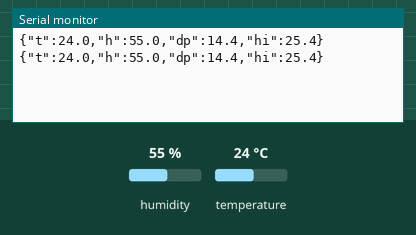
The sketch below on a simulated Arduino Uno, built with avr-gcc and run on an emulated ATmega328P. Shown: the last lines printed to the serial monitor. Inputs (shaded band) come from the test bench; at power-on: humidity 55 %, temperature 24 °C.

Above: at 4.8 s.
4.9 s: humidity set to 22 %
At 7.3 s:
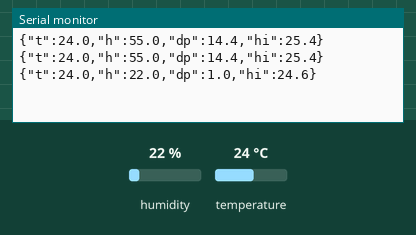
7.9 s: temperature set to 12 °C
At 8.5 s:
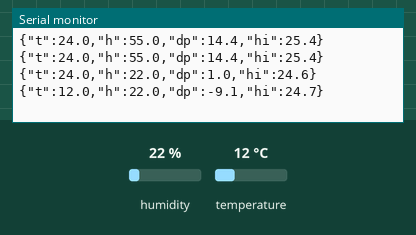
10.9 s: humidity set to 40 %
At 13.4 s:
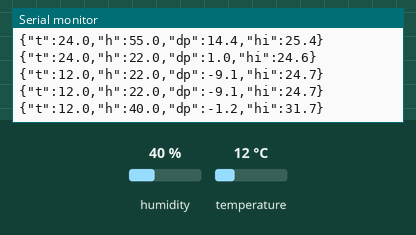
Timing chart, 0 to 14.9 s (numbered marks = the images above; inputs shaded):
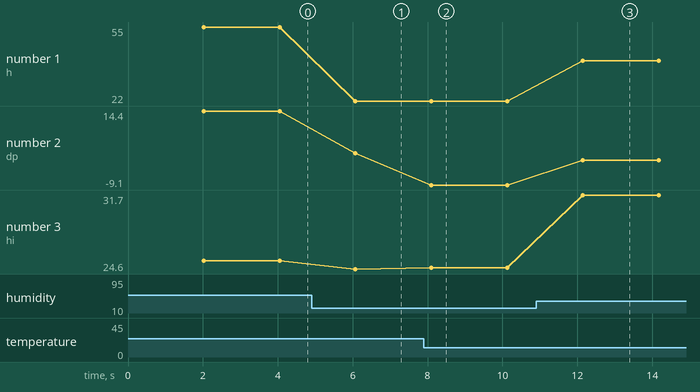

The sketch:

tempreader.ino
```cpp
#include <DHT.h>
#include <math.h>

#define DHTPIN 2
#define DHTTYPE DHT11

DHT dht(DHTPIN, DHTTYPE);

float dewPoint(float t, float rh) {
  float a = 17.625, b = 243.04;
  float g = (a * t / (b + t)) + log(rh / 100.0);
  return (b * g) / (a - g);
}

float heatIndex(float t, float rh) {
  return -8.784695
    + 1.61139411 * t
    + 2.338549   * rh
    - 0.14611605 * t  * rh
    - 0.01230809 * t  * t
    - 0.01642483 * rh * rh
    + 0.00221173 * t  * t  * rh
    + 0.00072546 * t  * rh * rh
    - 0.00000358 * t  * t  * rh * rh;
}

void setup() {
  Serial.begin(9600);
  dht.begin();
}

void loop() {
  delay(2000);

  float h = dht.readHumidity();
  float t = dht.readTemperature();

  if (isnan(h) || isnan(t)) {
    Serial.println("{\"error\":true}");
    return;
  }

  float dp = dewPoint(t, h);
  float hi = heatIndex(t, h);

  Serial.print("{\"t\":");  Serial.print(t,  1);
  Serial.print(",\"h\":");  Serial.print(h,  1);
  Serial.print(",\"dp\":"); Serial.print(dp, 1);
  Serial.print(",\"hi\":"); Serial.print(hi, 1);
  Serial.println("}");
}
```

tempreader.c
```cpp
#include <stdint.h>

// Define memory addresses as constants
#define PERIPH_BASE 0x40000000UL
#define AHB1_BASE   (PERIPH_BASE + 0x00020000UL)
#define APB1_BASE   (PERIPH_BASE + 0x00000000UL)
#define APB2_BASE   (PERIPH_BASE + 0x00010000UL)

#define RCC_BASE    (AHB1_BASE + 0x3800UL)
#define GPIOA_BASE  (AHB1_BASE + 0x0000UL)
#define TIM1_BASE   (APB2_BASE + 0x0000UL)
#define USART2_BASE (APB1_BASE + 0x4400UL)

#define RCC_AHB1ENR  (*((volatile uint32_t *)(RCC_BASE + 0x30)))
#define RCC_APB1ENR  (*((volatile uint32_t *)(RCC_BASE + 0x40)))
#define RCC_APB2ENR  (*((volatile uint32_t *)(RCC_BASE + 0x44)))

#define GPIOA_MODER  (*((volatile uint32_t *)(GPIOA_BASE + 0x00)))
#define GPIOA_OTYPER (*((volatile uint32_t *)(GPIOA_BASE + 0x04)))
#define GPIOA_PUPDR  (*((volatile uint32_t *)(GPIOA_BASE + 0x0C)))
#define GPIOA_IDR    (*((volatile uint32_t *)(GPIOA_BASE + 0x10)))
#define GPIOA_ODR    (*((volatile uint32_t *)(GPIOA_BASE + 0x14)))
#define GPIOA_AFRL   (*((volatile uint32_t *)(GPIOA_BASE + 0x20)))

#define TIM1_CR1     (*((volatile uint32_t *)(TIM1_BASE + 0x00)))
#define TIM1_CNT     (*((volatile uint32_t *)(TIM1_BASE + 0x24)))
#define TIM1_PSC     (*((volatile uint32_t *)(TIM1_BASE + 0x28)))
#define TIM1_ARR     (*((volatile uint32_t *)(TIM1_BASE + 0x2C)))

#define USART2_SR    (*((volatile uint32_t *)(USART2_BASE + 0x00)))
#define USART2_DR    (*((volatile uint32_t *)(USART2_BASE + 0x04)))
#define USART2_BRR   (*((volatile uint32_t *)(USART2_BASE + 0x08)))
#define USART2_CR1   (*((volatile uint32_t *)(USART2_BASE + 0x0C)))

// Define DHT PIN as 1 (PA1)
#define DHT_PIN 1

void SystemInit(void) {}

// Delays a given amount of microseconds.
// Runs an empty loop for `us` microseconds, creating this delay.
void delay_us(uint16_t us) {
    TIM1_CNT = 0;
    while (TIM1_CNT < us);
}

// Delays a given amount of milliseconds.
// Runs delay_us `1000 x ms` times, creating this delay.
void delay_ms(uint32_t ms) {
    for(uint32_t i = 0; i < ms; i++) delay_us(1000);
}

// Sends a character to the data register
// Listens for the status register to be empty, (USART2_SR == 1)
// then sends the character (as an 8bit integer)
void uart_char(char c) {
    while(!(USART2_SR & (1 << 7)));
    USART2_DR = (uint8_t)c;
}

// Sends a string to the data register
// Runs uart_char, character by character.
// C strings end in a null character, automatically ending the loop.
void uart_str(const char *s) {
    while (*s) uart_char(*s++);
}

// Streams an integer.
// It does so one digit at a time (as chars with uart_char) -
// because we're dealing with 8bit integers (0-255)
// it accounts for integers up to 3 digits.
void uart_int(uint8_t val) {
    if (val == 0) {
        uart_char('0');
        return;
    }
    if (val >= 100) {
        uart_char('0' + (val / 100));
        val %= 100;
        uart_char('0' + (val / 10));
        val %= 10;
    } else if (val >= 10) {
        uart_char('0' + (val / 10));
        val %= 10;
    }
    uart_char('0' + val);
}

// Sets mode register / output type register for output.
// The current contents of MODER (mode register) for PA1
// Are ANDed with NOT 0x3 (00 in binary).
// They are then ORed with 0x1 (01 in binary).
// This sets them to 01.
// For the mode register, 01 represents output mode.
// OType (output type) register is ANDed with NOT 1.
// This marks push-pull mode.
void dht_set_output(void) {
    GPIOA_MODER &= ~(0x3 << (DHT_PIN * 2));
    GPIOA_MODER |= (0x1 << (DHT_PIN * 2));
    GPIOA_OTYPER &= ~(1 << DHT_PIN);
}

// Sets mode register / pull up - pull down register for input.
// The current contents of MODER (mode register) for PA1
// Are ANDed with NOT 0x3 (00 in binary).
// This sets them to 00.
// For the mode register, 00 represents input mode.
// PUPDR (Pull-up pull-down register) is ANDed with NOT 0x3 (00),
// setting it to 00.
void dht_set_input(void) {
    GPIOA_MODER &= ~(0x3 << (DHT_PIN * 2));
    GPIOA_PUPDR &= ~(0x3 << (DHT_PIN * 2));
}

int main(void) {
    // Enable Peripheral Clocks
	// This sets the enable bits on the relevant clocks
    RCC_AHB1ENR |= (1 << 0);
    RCC_APB1ENR |= (1 << 17);
    RCC_APB2ENR |= (1 << 0);

    // Wait - ensures clocks are stabilized\
    // Volatile integer so the compiler doesn't optimize this loop away
    for (volatile int i = 0; i < 5000; i++);

    // Configure PA5 Built-In Green LED
    // Sets the mode register for the Green LED to 01
    // As mentioned before, 01 means output.
    GPIOA_MODER &= ~(0x3 << (5 * 2));
    GPIOA_MODER |= (0x1 << (5 * 2));

    // Configure TIM1 for standard 2-second interval pacing

    // Resets the control register - stops timer before configuring
    TIM1_CR1 = 0;
    // Sets counter to 0.
    TIM1_CNT = 0;
    // Prescaler - this divides the rate at which the clock ticks.
    // It would normally run at 16MHz - 16 / (15 + 1) = 1
    // So it now runs at 1MHz. (1 tick per microsecond)
    TIM1_PSC = 15;
    // Auto-reload register is set to the max value -
    // prevents it from looping
    TIM1_ARR = 0xFFFF;
    // Now that all of these operations are finished, set control register to 1 (enable)
    TIM1_CR1 |= (1 << 0);

    // Configure PA2 as USART2_TX (9600 Baud)
    // Sets mode register to alternate mode (10)
    // Alternate mode - removes standard i/o function,
    // has the device control a peripheral
    GPIOA_MODER &= ~(0x3 << 4);
    GPIOA_MODER |= (0x2 << 4);
    // Sets alternate function register to (0111)
    // This selects USART2 as the targeted peripheral.
    GPIOA_AFRL &= ~(0xF << 8);
    GPIOA_AFRL |= (0x7 << 8);
    // Sets the baud (bits per second) rate for USART2
    // This results in 9600 baud.
    USART2_BRR = (104 << 4) | 3;
    // Sets USART enable and Transmit enable signals to 1.
    // Allows USART and data transmit.
    USART2_CR1 |= (1 << 13) | (1 << 3);

    // Initializes a 5 byte payload.
    uint8_t bytes[5];

    while(1) {
        // Toggle the Green LED
    	// Acts as a visual indicator that everything is powered on/running
    	// Toggles bit 5 of the output data register (green LED)
        GPIOA_ODR ^= (1 << 5);

        // This is how we tell the DHT that we are ready to receive data!

        // Sets it to output mode (We are outputting to DHT)
        dht_set_output();
        // Sets output data register to 0 -
        // This sets voltage to 0
        GPIOA_ODR &= ~(1 << DHT_PIN);
        // Hold voltage at 0 for 20 ms
        // this is how the DHT "knows" it is being queried
        delay_ms(20);
        // Set output data register to 1 -
        // Sends voltage to the register
        // Initial pulse is over, DHT response can be read
        GPIOA_ODR |= (1 << DHT_PIN);
        // Brief delay
        delay_us(30);
        // Set DHT to input mode (We are inputting from DHT)
        dht_set_input();

        // Waits for the DHT to return this handshake
        // This is how the DHT lets us know it's ready to send over input!

        // Safety exists to time out any of the given operations... in case of failure.
        uint32_t safety = 0;

        // First we wait for the DHT to pull the line low... first signal.
        while (((GPIOA_IDR >> DHT_PIN) & 1) && ++safety < 10000);

        // Then we wait for the DHT to pull the line high... ends first signal.
        safety = 0;
        while (!((GPIOA_IDR >> DHT_PIN) & 1) && ++safety < 10000);

        // Then we wait for the DHT to pull the line low again... second and final signal.
        safety = 0;
        while (((GPIOA_IDR >> DHT_PIN) & 1) && ++safety < 10000);

        // Data (40 bits / 5 bytes) is streaming from the DHT, capture it

        // Failure flag for safety.
        uint8_t failed = 0;

        // Initialize 5 bytes to 0
        bytes[0] = bytes[1] = bytes[2] = bytes[3] = bytes[4] = 0;
        // Byte 0: Humidity, integer portion
        // Byte 1: Humidity, decimal portion
        // Byte 2: Temperature, integer portion
        // Byte 3: Temperature, decimal portion
        // Byte 4: Checksum!

        // Stream all 40 bits from the DHT:
        for (int i = 0; i < 40; i++) {
        	// Re-establishes safety mechanism
            safety = 0;
            // Waits for the DHT to flash a signal, sends failure if it times out
            while (!((GPIOA_IDR >> DHT_PIN) & 1) && ++safety < 10000);
            if (safety >= 10000) { failed = 1; break; }

            // Waits for the DHT to go back low, tracks how long it was high
            uint32_t high_cycles = 0;
            while (((GPIOA_IDR >> DHT_PIN) & 1) && ++high_cycles < 10000);
            if (high_cycles >= 10000) { failed = 1; break; }

            // Tracks byte index in groups of 8 using integer division.
            uint8_t bit_idx = i / 8;
            // Shift to the next bit
            bytes[bit_idx] <<= 1;

            // If it was high for more than 25 cycles, it indicates the specific bit
            // was meant to be a 1. Otherwise, remains 0.
            if (high_cycles > 25) {
                bytes[bit_idx] |= 1;
            }
        }

        // Validate output
        // First, checks for failure
        // Byte 4 is a checksum - it is sent as the sum of 0-3 to check
        // whether the data is correct.
        if (!failed && (bytes[4] == ((bytes[0] + bytes[1] + bytes[2] + bytes[3]) & 0xFF))) {

        	// Now the data is validated so we can assemble it as intended to be read by Python.

            // --- TEMPERATURE SERIAL ASSEMBLY ---

        	// Begin assembling temperature as a JSON output
            uart_str("{\"t\":");
            // Byte 2 represents the integer portion of temperature.
            uart_int(bytes[2]);
            uart_char('.');

            // Account for the decimal portion of temperature:
            uint8_t t_dec = bytes[3];
            if (t_dec < 10) {
                // Keep it clean if it's a raw single digit fraction
                uart_int(t_dec);
            } else {
                // If it passes an integer byte value over 10 (e.g. 23.65), process both digits
                uart_int(t_dec / 10);
                uart_int(t_dec % 10);
            }

            // --- HUMIDITY SERIAL ASSEMBLY ---

            // Begin assembling humidity as a JSON output
            uart_str(",\"h\":");
            // Byte 0 is the integer portion of humidity
            uart_int(bytes[0]);
            uart_char('.');

            // Handle the decimal portion of humidity:
            uint8_t h_dec = bytes[1];
            if (h_dec < 10) {
            	// If one digit, account for the one decimal place.
                uart_int(h_dec);
            } else {
            	// If two digits, account for both:
                uart_int(h_dec / 10);
                uart_int(h_dec % 10);
            }

            // Maintain dummy fields for dew point and heat index...
            // Python worker expects these fields but now handles them on its end.
            uart_str(",\"dp\":0.0,\"hi\":0.0}\r\n");

        } else {
        	// If any failure occurred (failed checksum / timeout) display failure
            uart_str("{\"error\":true}\r\n");
        }

        // Polls DHT every 2 seconds.

        delay_ms(2000);
    }
}
```

Measured:
- after the input at 4.9 s, the serial monitor: prints a new line after 1.2 s (image 1)
- after the input at 7.9 s, the serial monitor: prints a new line after 0.20 s (image 2)
- after the input at 10.9 s, the serial monitor: prints a new line after 1.2 s (image 3)
- plotted number 1: 55 → 22 after the input at 4.9 s, 22 → 40 after the input at 10.9 s
- plotted number 2: 14.4 → 1 after the input at 4.9 s, 1 → -9.1 after the input at 7.9 s, -9.1 → -1.2 after the input at 10.9 s
- plotted number 3: 25.4 → 24.6 after the input at 4.9 s, 24.6 → 24.7 after the input at 7.9 s, 24.7 → 31.7 after the input at 10.9 s
